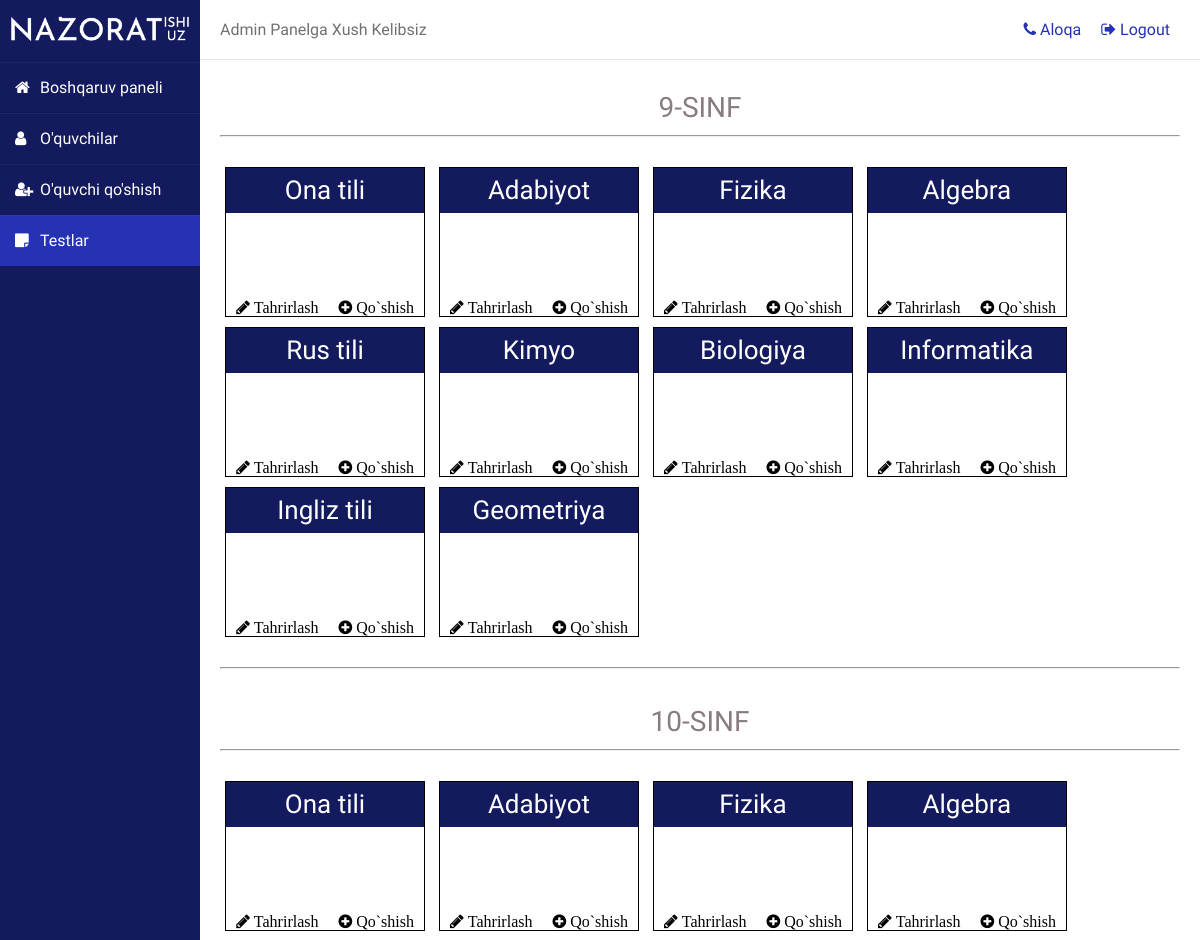
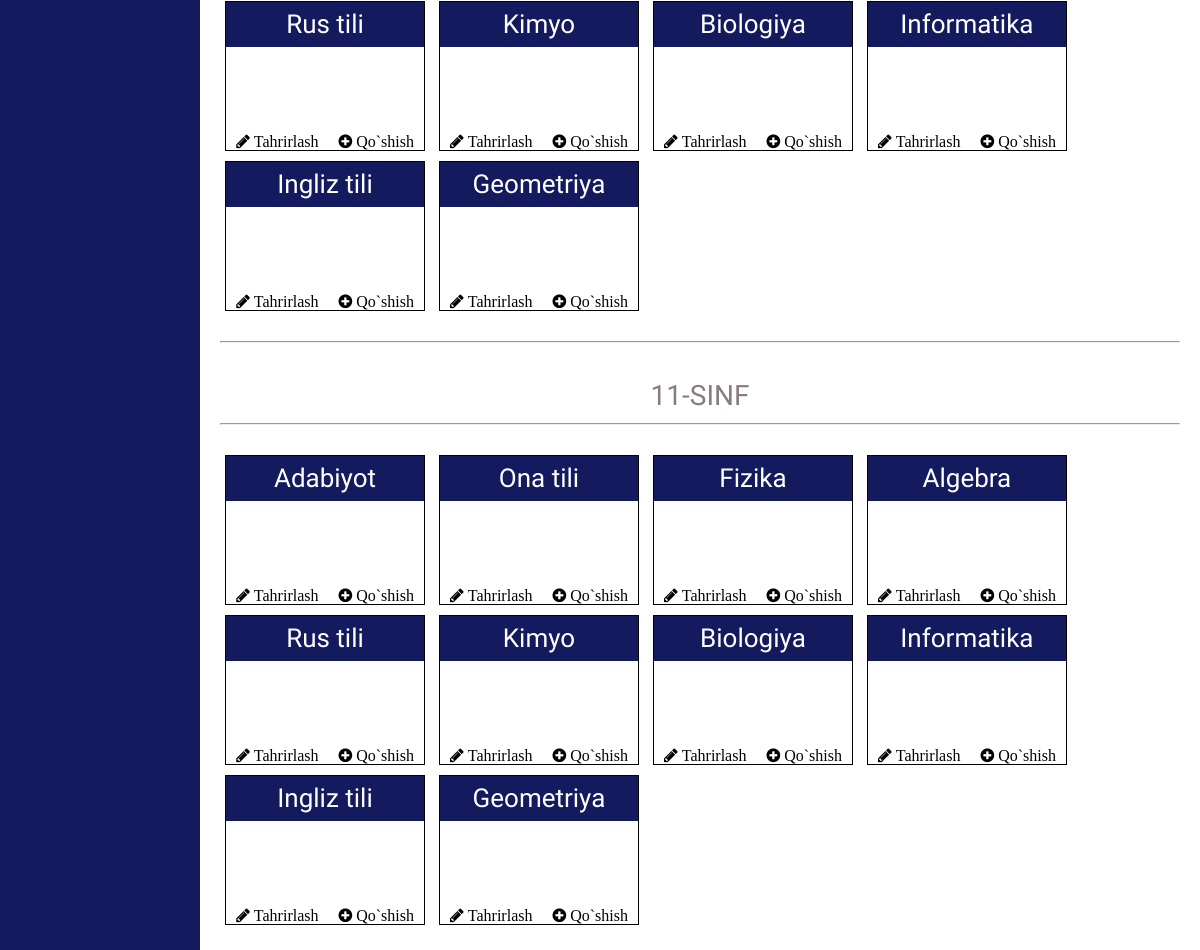
Page /1/testlar (signed in) on the earlier database version (2 pictures, top to bottom).
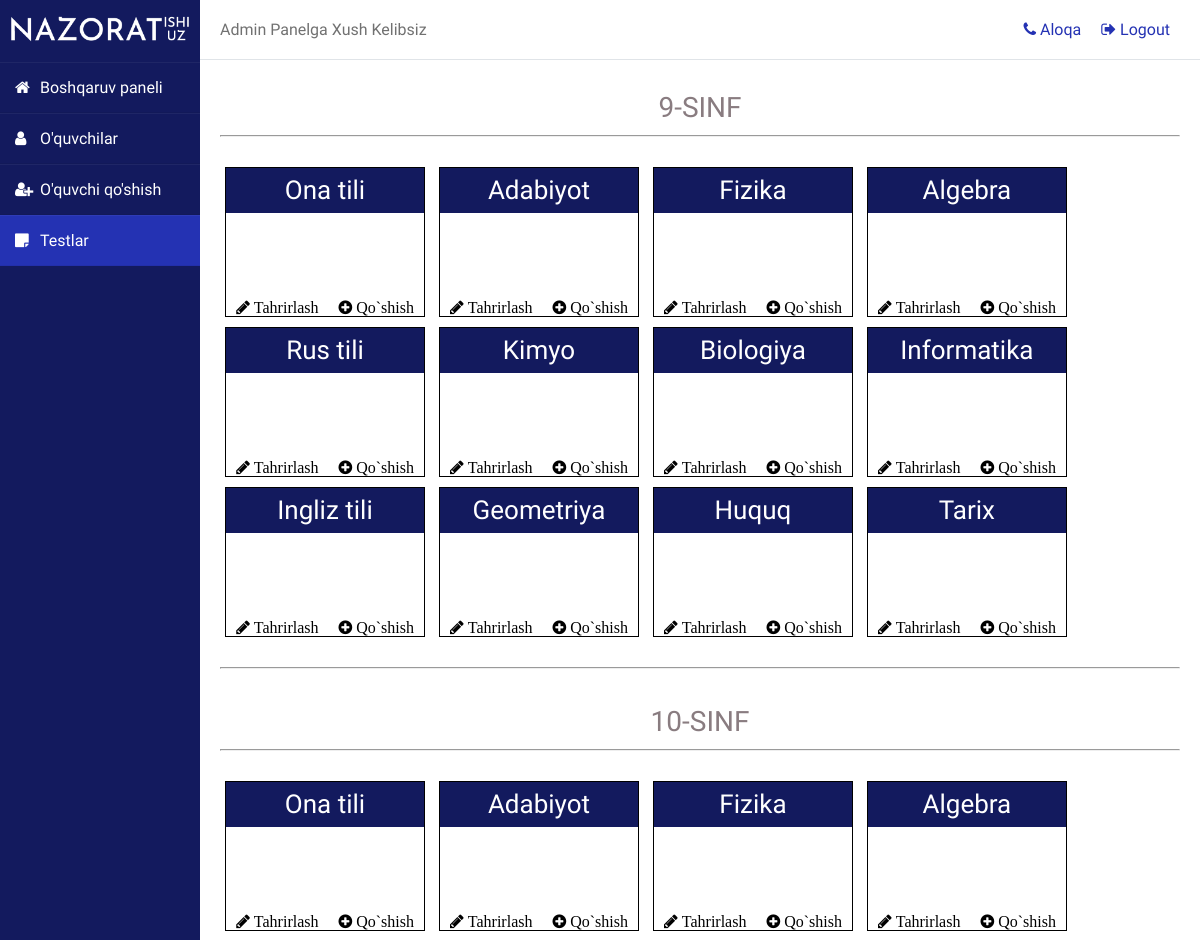
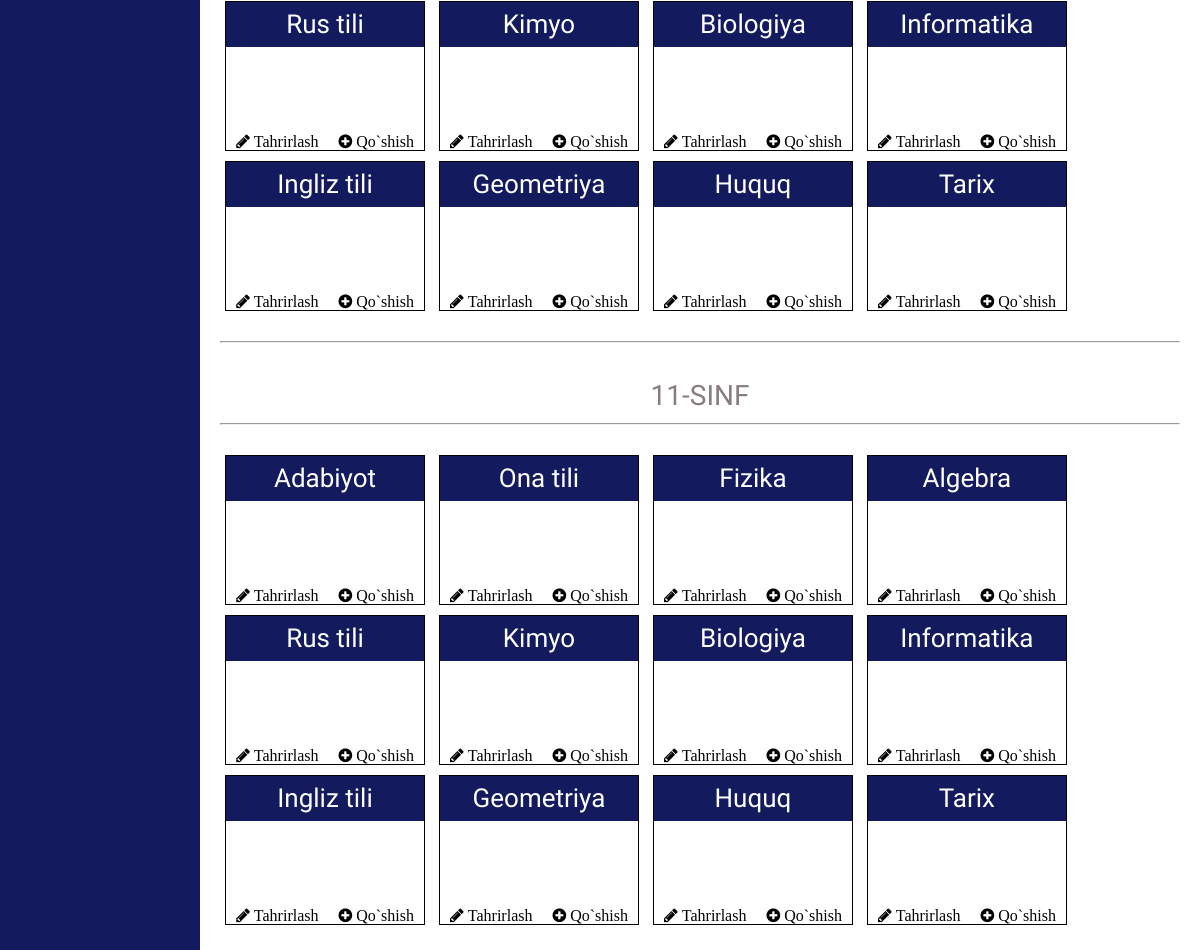
Same page on the later database version (2 pictures, top to bottom).
### test_system/apps/my_tests/models.py (models this page shows)
class Sinflarfanlar(models.Model):
    sinf = models.CharField(max_length = 2,choices=[
        ('9','9'),
        ('10','10'),
        ('11','11')
    ],null=True)
    fanlar = models.CharField(max_length=30,choices= [
        ('Ona tili', 'Ona tili'),
        ('Adabiyot','Adabiyot'),
        ('Fizika','Fizika'),
        ('Algebra','Algebra'),
        ('Rus tili','Rus tili'),
        ('Kimyo','Kimyo'),
        ('Biologiya','Biologiya'),
        ('Informatika','Informatika'),
        ('Ingliz tili','Ingliz tili'),
        ('Geometriya','Geometriya'),
        ('Huquq','Huquq'),
        ('Tarix','Tarix'),
    ],null = True)

### test_system/apps/my_tests/decorators.py (the view)
		def wrapper_func(request, *args, **kwargs):
			group = None
			if request.user.groups.exists():
				group = request.user.groups.all()[0].name
			if group in allowed_roles:
				if group == 'student':
				    return view_func(request, *args, **kwargs)
				if group == 'admin':
				    return view_func(request, *args, **kwargs)
				if group == 'admin2':
				    return view_func(request, *args, **kwargs)
			else:
			    return HttpResponse('siz bu sahifa uchun ro`yxatdan o`tmagansiz')

### test_system/apps/my_tests/views.py (called while the page is built)
@login_required(login_url='/accounts/login/')
@allowed_users(allowed_roles=['admin'])
def choice(request,user_id):
    verificate9 =Sinflarfanlar.objects.all().filter(sinf='9')
    verificate10 =Sinflarfanlar.objects.all().filter(sinf='10')
    verificate11 =Sinflarfanlar.objects.all().filter(sinf='11')
    context = {
        'user_id':user_id,
        "verificate9":verificate9,
        "verificate10":verificate10,
        "verificate11":verificate11,
    }
    return render(request,'my_tests/choice.html',context)

### test_system/templates/my_tests/choice.html (shortened to what this page needs)
{% extends 'base.html' %}
{% load static %}
{% block content %}
        <link rel="stylesheet" href="{% static 'css\choice.css' %}">
        <link rel="stylesheet" href="{% static 'css\media.css' %}">
    </head>
    <body>
    <link rel="stylesheet" type="text/css" href="{% static 'css/font-awesome.css' %}" />
	<link rel="stylesheet" href="{% static 'css/sidebar.css' %}">
<div class="wrapper">
    <div class="sidebar">
        <img width='180px' src="{% static 'img/logooq.png' %}">
        <ul>
            <li><a href="{% url 'my_tests:admin' user_id %}" ><i class="fa fa-home"></i>Boshqaruv paneli</a></li>
            <li><a href="{% url 'my_tests:search' user_id %}"><i class="fa fa-user"></i>O'quvchilar</a></li>
            <li><a href="{% url 'my_tests:register' user_id %}"><i class="fa fa-user-plus"></i>O'quvchi qo'shish</a></li>
            <li class='active'><a href="{% url 'my_tests:choice' user_id %}"><i class="fa fa-sticky-note"></i>Testlar</a></li>
        </ul>
    </div>
    <div class="main_content">
        <div class="header">Admin Panelga Xush Kelibsiz
        <a href="{% url 'my_tests:user_logout' user_id %}" style='color:#2432b3;'><i class="fa fa-sign-out"></i> Logout</a>
        <a href="# "style='color:#2432b3;'><i class="fa fa-phone"></i> Aloqa</a>
        </div>
        <div class="info">
<div >
<header>9-SINF</header>
<hr>
<br>
{% if verificate9 %}
    <ul>
    {% for i in verificate9 %}
    <li class="li"><p class="p9" style="padding:10px 0;">{{ i.fanlar }}</p>
        <a href="{% url 'my_tests:add_test' user_id i.id %}"><i class="fa fa-plus-circle" style="font-size: 16px;"> Qo`shish</i></a>
        <a href="{% url 'my_tests:edit_test' user_id i.id %}"><i class="fa fa-pencil" style="font-size: 16px;">  Tahrirlash</i></a></li>
    {% endfor %}
    </ul>
{% endif %}
<br>
<hr>
<br>
<header>10-SINF</header>
<hr>
<br>
{% if verificate10 %}
    <ul>
    {% for i in verificate10 %}
    <li class='li'><p class="p10" style="padding:10px 0;">{{ i.fanlar }}</p><a href="{% url 'my_tests:add_test' user_id i.id %}"><i class="fa fa-plus-circle" style="font-size: 16px;"> Qo`shish</i></a> <a href="{% url 'my_tests:edit_test' user_id i.id %}"><i class="fa fa-pencil" style="font-size: 16px;"> Tahrirlash</i></a></li>
    {% endfor %}
    </ul>
{% endif %}
<br>
<hr>
<br>
<header>11-SINF</header>
<hr>
<br>
{% if verificate11 %}
    <ul>
    {% for i in verificate11 %}
    <li class="li"><p class="p11" style="padding:10px 0;">{{ i.fanlar }}</p><a href="{% url 'my_tests:add_test' user_id i.id %}"><i class="fa fa-plus-circle" style="font-size: 16px; padding:0;"> Qo`shish</i></a> <a href="{% url 'my_tests:edit_test' user_id i.id %}"><i class="fa fa-pencil" style="font-size: 16px;"> Tahrirlash</i></a></li>
    {% endfor %}
    </ul>
{% endif %}
</div>
</div>
    </div>
</div>
{% endblock %}

### test_system/templates/base.html (shortened to what this page needs)
{% load static %}
<!DOCTYPE html>
<html lang="en">
<head>
</head>
<body>
    {% block content %}{% endblock %}
</body>
</html>

### test_system/static/css/choice.css (style rules this page uses)
body { padding:0; margin: 0; }
ul .li a { color:black!important; text-decoration: none; margin-top: 9vh!important; }
header { text-align: center; padding: 15px; font-size:28px; color: #897C80; }
.li { list-style: none; margin: 5px; display:inline-block; width: 200px; height: 150px; text-align: center; border: 1px solid black; background-color: white; transition: 0.2s; }
.p9 { margin-top: 0px; font-size: 26px; padding: 2px; color:white ; background-color: #131A5E; }
.p10 { margin-top: 0px; font-size: 26px; padding: 2px; color:white ; background-color: #131A5E; }
.p11 { margin-top: 0px; font-size: 26px; padding: 2px; color: white; background-color: #131A5E; }

### test_system/static/css/sidebar.css (style rules this page uses)
* { margin: 0; padding: 0; box-sizing: border-box; list-style: none; text-decoration: none; font-family: 'Josefin Sans', sans-serif; }
body { background-color: #fff; }
.wrapper { display: flex; position: relative; }
.wrapper .sidebar { width: 200px; height: 100%; background: #131A5E; padding: 30px 0px; position: fixed; }
.wrapper .sidebar ul .active { background:#2432B3; }
.wrapper .sidebar img { align-content: center; padding:10px 0px; margin-left:10px; margin-top:-30px; }
.wrapper .sidebar ul li { padding: 15px; border-bottom: 1px solid #bdb8d7; border-bottom: 1px solid rgba(0,0,0,0.05); border-top: 1px solid rgba(255,255,255,0.05); }
.wrapper .sidebar ul li a { color: #fff; display: block; }
.wrapper .sidebar ul li a .fa { width: 25px; }
.wrapper .main_content { width: 100%; margin-left: 200px; }
.wrapper .main_content .header { padding: 20px; background: #fff; color: #717171; border-bottom: 1px solid #e0e4e8; }
.wrapper .main_content a { float:right; margin-top:-10px; padding:10px; color:#fff; font-size:16px; transition:0.5s; }
.wrapper .main_content .info { margin: 20px; color: #717171; line-height: 25px; }
.wrapper .main_content .info div { margin-bottom: 20px; }

Differences in the rows shown:
added Sinflarfanlar: fanlar "Huquq"
added Sinflarfanlar: fanlar "Tarix"
added Sinflarfanlar: fanlar "Huquq"
added Sinflarfanlar: fanlar "Tarix"
added Sinflarfanlar: fanlar "Huquq"
added Sinflarfanlar: fanlar "Tarix"
